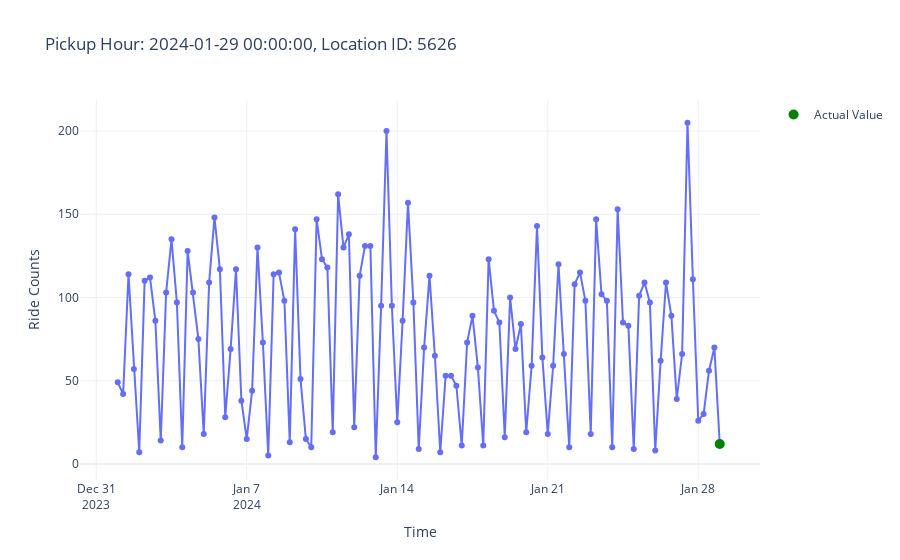

Here is the notebook cell this chart was saved with:
### Code cell
from src.plot_utils import plot_aggregated_time_series_6h

plot_aggregated_time_series_6h(features, targets, row_id=1)
